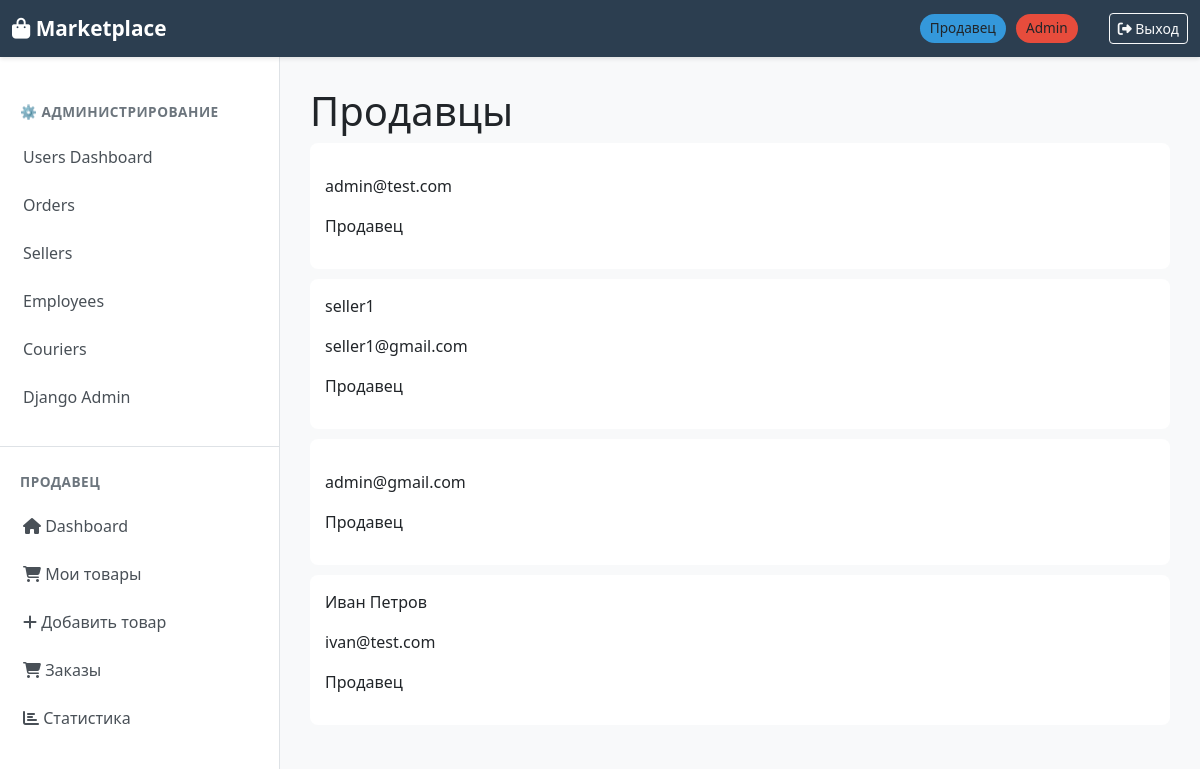
The page /accounts/sellers/ (signed in) on the database its author committed.
### accounts/models.py (models this page shows, shortened)
class User(AbstractUser):
    ROLES = [
        ('seller', 'Продавец'),
        ('employee', 'Сотрудник'),
        ('courier', 'Курьер'),
        ('client', 'Клиент'),
    ]
    email = models.EmailField(unique=True)
    role = models.CharField(
        max_length=20,
        choices=ROLES,
        default='client'
    )
    phone_number = models.CharField(max_length=20, null=True, blank=True, verbose_name="Телефон номер")
    address = models.TextField(null=True, blank=True, verbose_name="Адрес доставки")
    class Meta:
        verbose_name = 'Пользователь'
        verbose_name_plural = 'Пользователи'

### accounts/views.py (the view)
# urls.py: path('sellers/', views.sellers_list, name='sellers'),
@staff_member_required(login_url='accounts:login')
def sellers_list(request):
    users = User.objects.filter(role='seller')
    return render(request, 'accounts/role_list.html', {
        'users': users,
        'title': 'Продавцы'
    })

### cart/context_processors.py (called while the page is built)
def cart_counter(request):
    if request.path.startswith('/admin/'):
        return {'cart_total_quantity': 0}
    try:
        cart = get_or_create_cart(request)
        return {'cart_total_quantity': cart.get_total_quantity()}
    except Exception:
        return {'cart_total_quantity': 0}

### cart/models.py (called while the page is built)
    def get_total_quantity(self):
        return sum(item.quantity for item in self.items.all())

### cart/views.py (called while the page is built)
def get_or_create_cart(request):
    from .models import Cart # Циклический импорт болбошу үчүн функциянын ичинде ачабыз
    if request.user.is_authenticated:
        cart, created = Cart.objects.get_or_create(user=request.user)
    else:
        if not request.session.session_key:
            request.session.create()
        session_key = request.session.session_key
        cart, created = Cart.objects.get_or_create(session_key=session_key)
    return cart

### categories/context_processors.py (called while the page is built)
def menu_categories(request):
    return {
        'menu_categories': Category.objects.filter(parent__isnull=True)
    }

### products/context_processors.py (called while the page is built)
def favorite_count(request):
    if request.user.is_authenticated and request.user.role == 'client':
        count = Favorite.objects.filter(user=request.user).count()
    else:
        count = 0
    return {
        'favorite_count': count
    }

### templates/accounts/role_list.html
{% extends 'dashboard/base_dashboard.html' %}
{% block content %}
<h1>{{ title }}</h1>
{% for user in users %}
    <div style="background:white;padding:15px;margin-bottom:10px;border-radius:8px;">
        <p>{{ user.first_name }}</p>
        <p>{{ user.email }}</p>
        <p>{{ user.get_role_display }}</p>
    </div>
{% empty %}
    <p>No users found</p>
{% endfor %}
{% endblock %}

### templates/dashboard/base_dashboard.html (shortened to what this page needs)
<!DOCTYPE html>
<html lang="ru">
<head>
    <link href="https://cdn.jsdelivr.net/npm/bootstrap@5.3.0/dist/css/bootstrap.min.css" rel="stylesheet">
    <link href="https://cdnjs.cloudflare.com/ajax/libs/font-awesome/6.4.0/css/all.min.css" rel="stylesheet">
</head>
<body>
    <nav class="navbar navbar-dark">
        <div class="container-fluid">
            <a class="navbar-brand" href="{% url 'dashboard:home' %}">
                <i class="fas fa-shopping-bag"></i> Marketplace
            </a>
            <div class="d-flex align-items-center gap-3">
                <div class="user-info">
                    {% if user.is_authenticated %}
                        <span class="user-role">{{ user.get_role_display }}</span>
                        {% if user.is_staff %}
                            <span class="user-role" style="background-color: #e74c3c;">Admin</span>
                        {% endif %}
                    {% endif %}
                </div>
                {% if user.is_authenticated %}
                    <a href="{% url 'accounts:logout' %}" class="btn btn-sm btn-outline-light">
                        <i class="fas fa-sign-out-alt"></i> Выход
                    </a>
                {% endif %}
            </div>
        </div>
    </nav>
  {% if user.is_authenticated %}
        <div class="main-container">
            <aside class="sidebar">
                {% if user.is_staff %}
                            <div class="menu-section">
                                <div class="section-title">⚙️ Администрирование</div>
                                <ul class="nav-menu">
                                    <li><a href="{% url 'dashboard:admin_dashboard' %}">Users Dashboard</a></li>
                                    <li><a href="{% url 'orders:admin_orders' %}">Orders</a></li>
                                    <li><a href="{% url 'accounts:sellers' %}">Sellers</a></li>
                                    <li><a href="{% url 'accounts:employees' %}">Employees</a></li>
                                    <li><a href="{% url 'accounts:couriers' %}">Couriers</a></li>
                                    <li><a href="/admin/">Django Admin</a></li>
                                </ul>
                            </div>
                {% endif %}
                {% if user.role == 'seller' %}
                    <div class="menu-section">
                        <div class="section-title">Продавец</div>
                        <ul class="nav-menu">
                            <li><a href="{% url 'dashboard:seller' %}"><i class="fas fa-home"></i> Dashboard</a></li>
                            <li>
                                <a href="{% url 'products:list' %}">
                                    <i class="fas fa-shopping-cart"></i> Мои товары
                                </a>
                            </li>
                            <li>
                                <a href="{% url 'products:create' %}">
                                    <i class="fas fa-plus"></i> Добавить товар
                                </a>
                            </li>
                            <li><a href="#"><i class="fas fa-shopping-cart"></i> Заказы</a></li>
                            <li>
                                <a href="{% url 'dashboard:seller' %}">
                                    <i class="fas fa-chart-bar"></i> Статистика
                                </a>
                            </li>
                        </ul>
                    </div>
                {% endif %}
            </aside>
            <div class="content">
                {% block content %}{% endblock %}
            </div>
        </div>
    {% endif %}
</body>
</html>

### templates/dashboard/base_dashboard.html (style rules this page uses)
:root { --primary-color: #2c3e50; --secondary-color: #3498db; --success-color: #27ae60; --danger-color: #e74c3c; --light-bg: #f8f9fa; }
body { font-family: 'Segoe UI', Tahoma, Geneva, Verdana, sans-serif; background-color: var(--light-bg); }
.navbar { background-color: var(--primary-color); box-shadow: 0 2px 4px rgba(0,0,0,0.1); }
.navbar-brand { font-weight: bold; font-size: 1.3rem; }
.navbar .user-info { display: flex; align-items: center; gap: 10px; margin-right: 15px; }
.navbar .user-role { background-color: var(--secondary-color); padding: 4px 10px; border-radius: 20px; font-size: 0.85rem; }
.main-container { display: flex; min-height: calc(100vh - 56px); }
.sidebar { width: 280px; background-color: white; border-right: 1px solid #dee2e6; padding: 20px 0; overflow-y: auto; }
.sidebar .nav-menu { list-style: none; padding: 0; margin: 0; }
.sidebar .nav-menu li { margin: 0; }
.sidebar .nav-menu a { display: block; padding: 12px 20px; color: #495057; text-decoration: none; border-left: 3px solid transparent; transition: all 0.3s ease; }
.sidebar .menu-section { margin-top: 25px; padding-top: 15px; border-top: 1px solid #dee2e6; }
.sidebar .menu-section:first-child { margin-top: 0; border-top: none; }
.sidebar .section-title { padding: 10px 20px; color: #6c757d; font-size: 0.85rem; font-weight: 600; text-transform: uppercase; letter-spacing: 0.5px; }
.content { flex: 1; overflow-y: auto; padding: 30px; }

### rows shown on the page
User: role "Продавец", email "admin@test.com"
User: first_name "seller1", email "seller1@gmail.com", role "Продавец"
User: email "admin@gmail.com", role "Продавец"
User: first_name "Иван Петров", email "ivan@test.com", role "Продавец"

### other values the page prints
{{ title }} "Продавцы"
